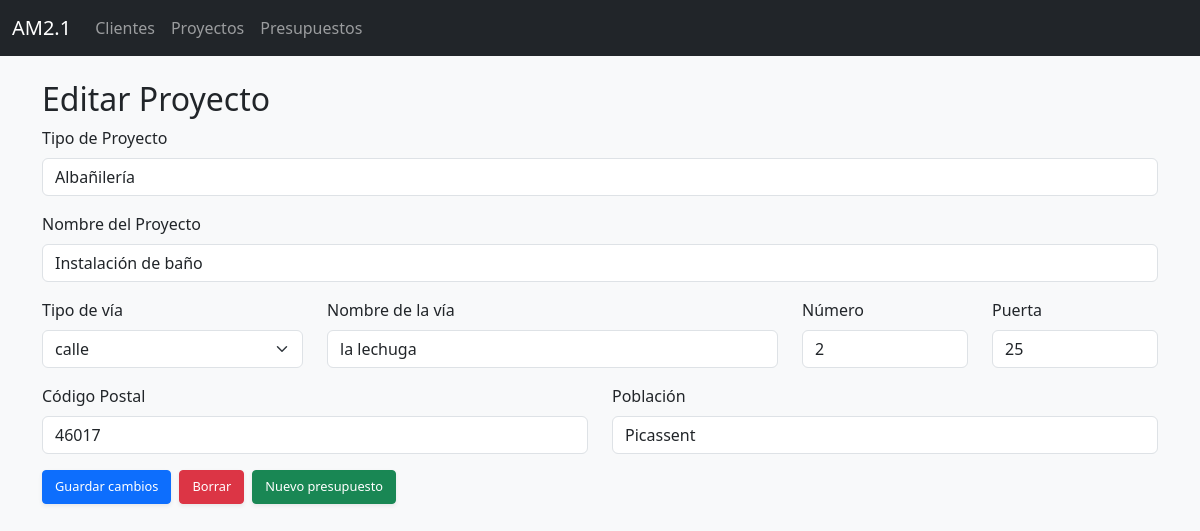
/proyectos/editar/1, run on an earlier commit of the app's database.
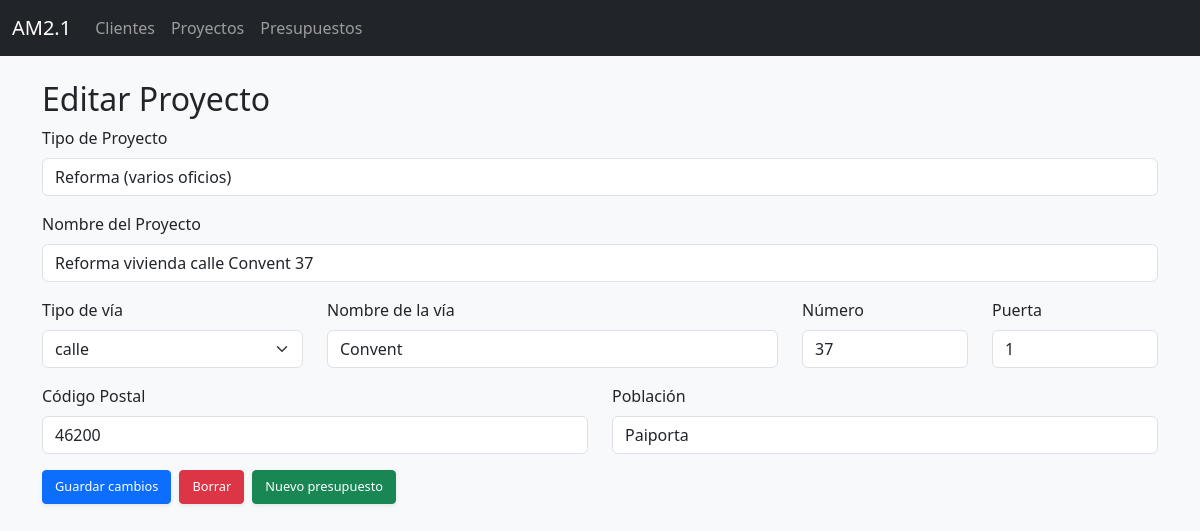
And on a later commit of the database.
### tables this page shows
CREATE TABLE proyectos (
            id INTEGER PRIMARY KEY AUTOINCREMENT,
            id_cliente INTEGER NOT NULL,
            tipo_proyecto TEXT NOT NULL,
            calle TEXT,
            nombre_via TEXT,
            numero TEXT,
            puerta TEXT,
            codigo_postal TEXT,
            poblacion TEXT,
            nombre_proyecto TEXT,
            fecha_creacion TEXT,
            referencia TEXT UNIQUE,
            FOREIGN KEY (id_cliente) REFERENCES clientes(id) ON DELETE CASCADE
        );

### proyectos.py (the view, shortened to what this page needs)
@proyectos_bp.route("/proyectos/editar/<int:id>", methods=["GET", "POST"])
def editar_proyecto(id):
    proyecto = db.execute_query("""
        SELECT id, id_cliente, tipo_proyecto, nombre_proyecto, calle, nombre_via,
               numero, puerta, codigo_postal, poblacion
        FROM proyectos WHERE id = ?
    """, (id,), fetchone=True)
    return render_template("proyectos_editar.html", proyecto=proyecto)

### dbhelper.py (called while the page is built)
    def execute_query(self, query, params=(), fetch=False, fetchone=False):
        with sqlite3.connect(self.db_path) as conn:
            conn.row_factory = sqlite3.Row  # Permite acceder a columnas por nombre
            cursor = conn.cursor()
            cursor.execute(query, params)
            result = None
            if fetch:
                result = cursor.fetchall()
            elif fetchone:
                result = cursor.fetchone()
            else:
                result = cursor.lastrowid
            conn.commit()
        return result

### templates/proyectos_editar.html
{% extends "layout.html" %}
{% block content %}
<div class="container mt-4">
  <h2>Editar Proyecto</h2>
  <form method="post">
    <div class="mb-3">
      <label for="tipo_proyecto" class="form-label">Tipo de Proyecto</label>
      <input type="text" class="form-control" name="tipo_proyecto" id="tipo_proyecto" value="{{ proyecto[2] }}">
    </div>
    <div class="mb-3">
      <label for="nombre_proyecto" class="form-label">Nombre del Proyecto</label>
      <input type="text" class="form-control" name="nombre_proyecto" id="nombre_proyecto" value="{{ proyecto[3] }}">
    </div>
    <div class="row">
      <div class="col-md-3 mb-3">
        <label for="calle" class="form-label">Tipo de vía</label>
        <select class="form-select" name="calle" id="calle">
          {% set tipos = [
            'acceso', 'andador', 'avenida', 'calle', 'callejón', 'camino', 'carretera',
            'cno. nuevo', 'cno. viejo', 'glorieta', 'pasaje', 'partida', 'paseo',
            'plaza', 'polígono', 'ronda', 'travesía', 'urbanización', 'vía'
          ] %}
          {% for tipo in tipos %}
            <option value="{{ tipo }}" {% if proyecto[4] == tipo %}selected{% endif %}>{{ tipo }}</option>
          {% endfor %}
        </select>
      </div>
      <div class="col-md-5 mb-3">
        <label for="nombre_via" class="form-label">Nombre de la vía</label>
        <input type="text" class="form-control" name="nombre_via" id="nombre_via" value="{{ proyecto[5] }}">
      </div>
      <div class="col-md-2 mb-3">
        <label for="numero" class="form-label">Número</label>
        <input type="text" class="form-control" name="numero" id="numero" value="{{ proyecto[6] }}">
      </div>
      <div class="col-md-2 mb-3">
        <label for="puerta" class="form-label">Puerta</label>
        <input type="text" class="form-control" name="puerta" id="puerta" value="{{ proyecto[7] }}">
      </div>
    </div>
    <div class="row">
      <div class="col-md-6 mb-3">
        <label for="codigo_postal" class="form-label">Código Postal</label>
        <input type="text" class="form-control" name="codigo_postal" id="codigo_postal" value="{{ proyecto[8] }}">
      </div>
      <div class="col-md-6 mb-3">
        <label for="poblacion" class="form-label">Población</label>
        <input type="text" class="form-control" name="poblacion" id="poblacion" value="{{ proyecto[9] }}">
      </div>
    </div>
    <div class="d-flex gap-2">
      <button type="submit" class="btn btn-primary">Guardar cambios</button>
      <form method="post" action="{{ url_for('proyectos_bp.borrar_proyecto', id=proyecto[0]) }}" onsubmit="return confirm('¿Estás seguro de que quieres borrar este proyecto?')">
        <button type="submit" class="btn btn-danger">Borrar</button>
      </form>
      <a href="{{ url_for('presupuestos_bp.nuevo_presupuesto', proyecto_id=proyecto[0]) }}" class="btn btn-success">
        Nuevo presupuesto
      </a>
    </div>
  </form>
</div>
{% endblock %}

What changed in the data, as far as the page shows it:
changed proyectos "calle": tipo_proyecto "Albañilería" → "Reforma (varios oficios)"; nombre_proyecto "Instalación de baño" → "Reforma vivienda calle Convent 37"; nombre_via "la lechuga" → "Convent"; numero "2" → "37"; puerta "25" → "1"; codigo_postal "46017" → "46200"; poblacion "Picassent" → "Paiporta"
